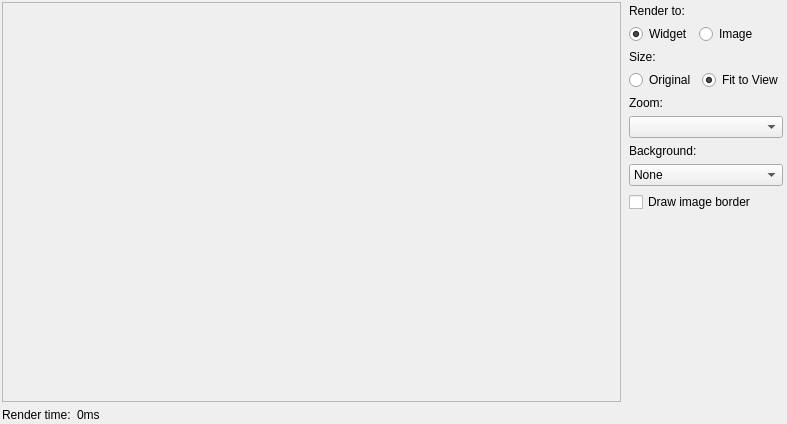
<?xml version="1.0" encoding="UTF-8"?>
<ui version="4.0">
 <class>MainWindow</class>
 <widget class="QMainWindow" name="MainWindow">
  <property name="geometry">
   <rect>
    <x>0</x>
    <y>0</y>
    <width>787</width>
    <height>424</height>
   </rect>
  </property>
  <property name="windowTitle">
   <string>Demo</string>
  </property>
  <widget class="QWidget" name="centralWidget">
   <layout class="QGridLayout" name="gridLayout">
    <property name="leftMargin">
     <number>2</number>
    </property>
    <property name="topMargin">
     <number>2</number>
    </property>
    <property name="rightMargin">
     <number>2</number>
    </property>
    <property name="bottomMargin">
     <number>2</number>
    </property>
    <item row="1" column="0">
     <layout class="QHBoxLayout" name="horizontalLayout">
      <item>
       <widget class="QLabel" name="label">
        <property name="sizePolicy">
         <sizepolicy hsizetype="Preferred" vsizetype="Fixed">
          <horstretch>0</horstretch>
          <verstretch>0</verstretch>
         </sizepolicy>
        </property>
        <property name="text">
         <string>Render time:</string>
        </property>
       </widget>
      </item>
      <item>
       <widget class="QLabel" name="lblTime">
        <property name="sizePolicy">
         <sizepolicy hsizetype="Expanding" vsizetype="Fixed">
          <horstretch>0</horstretch>
          <verstretch>0</verstretch>
         </sizepolicy>
        </property>
        <property name="text">
         <string>0ms</string>
        </property>
       </widget>
      </item>
     </layout>
    </item>
    <item row="0" column="0">
     <widget class="SvgView" name="svgView">
      <property name="sizePolicy">
       <sizepolicy hsizetype="Expanding" vsizetype="Expanding">
        <horstretch>0</horstretch>
        <verstretch>0</verstretch>
       </sizepolicy>
      </property>
      <property name="frameShape">
       <enum>QFrame::StyledPanel</enum>
      </property>
      <property name="frameShadow">
       <enum>QFrame::Sunken</enum>
      </property>
     </widget>
    </item>
    <item row="0" column="1">
     <widget class="QWidget" name="widget" native="true">
      <layout class="QVBoxLayout" name="verticalLayout">
       <property name="leftMargin">
        <number>2</number>
       </property>
       <property name="topMargin">
        <number>2</number>
       </property>
       <property name="rightMargin">
        <number>2</number>
       </property>
       <property name="bottomMargin">
        <number>2</number>
       </property>
       <item>
        <widget class="QLabel" name="label_2">
         <property name="text">
          <string>Render to:</string>
         </property>
        </widget>
       </item>
       <item>
        <widget class="QWidget" name="widget_2" native="true">
         <layout class="QHBoxLayout" name="horizontalLayout_4">
          <property name="leftMargin">
           <number>0</number>
          </property>
          <property name="topMargin">
           <number>0</number>
          </property>
          <property name="rightMargin">
           <number>0</number>
          </property>
          <property name="bottomMargin">
           <number>0</number>
          </property>
          <item>
           <widget class="QRadioButton" name="rBtnRenderToWidget">
            <property name="sizePolicy">
             <sizepolicy hsizetype="Fixed" vsizetype="Fixed">
              <horstretch>0</horstretch>
              <verstretch>0</verstretch>
             </sizepolicy>
            </property>
            <property name="text">
             <string>Widget</string>
            </property>
            <property name="checked">
             <bool>true</bool>
            </property>
           </widget>
          </item>
          <item>
           <widget class="QRadioButton" name="rBtnRenderToImage">
            <property name="text">
             <string>Image</string>
            </property>
           </widget>
          </item>
         </layout>
        </widget>
       </item>
       <item>
        <widget class="QLabel" name="label_3">
         <property name="text">
          <string>Size:</string>
         </property>
        </widget>
       </item>
       <item>
        <widget class="QWidget" name="widgetSize" native="true">
         <layout class="QHBoxLayout" name="horizontalLayout_2">
          <property name="leftMargin">
           <number>0</number>
          </property>
          <property name="topMargin">
           <number>0</number>
          </property>
          <property name="rightMargin">
           <number>0</number>
          </property>
          <property name="bottomMargin">
           <number>0</number>
          </property>
          <item>
           <widget class="QRadioButton" name="rBtnOrigSize">
            <property name="sizePolicy">
             <sizepolicy hsizetype="Fixed" vsizetype="Fixed">
              <horstretch>0</horstretch>
              <verstretch>0</verstretch>
             </sizepolicy>
            </property>
            <property name="text">
             <string>Original</string>
            </property>
            <property name="checked">
             <bool>false</bool>
            </property>
           </widget>
          </item>
          <item>
           <widget class="QRadioButton" name="rBtnFitSize">
            <property name="text">
             <string>Fit to View</string>
            </property>
            <property name="checked">
             <bool>true</bool>
            </property>
           </widget>
          </item>
         </layout>
        </widget>
       </item>
       <item>
        <widget class="QLabel" name="label_4">
         <property name="text">
          <string>Zoom:</string>
         </property>
        </widget>
       </item>
       <item>
        <widget class="QComboBox" name="cmbBoxZoom"/>
       </item>
       <item>
        <widget class="QLabel" name="label_5">
         <property name="text">
          <string>Background:</string>
         </property>
        </widget>
       </item>
       <item>
        <widget class="QComboBox" name="cmbBoxBackground">
         <item>
          <property name="text">
           <string>None</string>
          </property>
         </item>
         <item>
          <property name="text">
           <string>White</string>
          </property>
         </item>
         <item>
          <property name="text">
           <string>Check board</string>
          </property>
         </item>
        </widget>
       </item>
       <item>
        <widget class="QCheckBox" name="chBoxDrawBorder">
         <property name="text">
          <string>Draw image border</string>
         </property>
        </widget>
       </item>
       <item>
        <spacer name="verticalSpacer">
         <property name="orientation">
          <enum>Qt::Vertical</enum>
         </property>
         <property name="sizeHint" stdset="0">
          <size>
           <width>20</width>
           <height>40</height>
          </size>
         </property>
        </spacer>
       </item>
      </layout>
     </widget>
    </item>
   </layout>
  </widget>
 </widget>
 <layoutdefault spacing="6" margin="11"/>
 <customwidgets>
  <customwidget>
   <class>SvgView</class>
   <extends>QFrame</extends>
   <header>svgview.h</header>
   <container>1</container>
  </customwidget>
 </customwidgets>
 <resources/>
 <connections/>
</ui>
